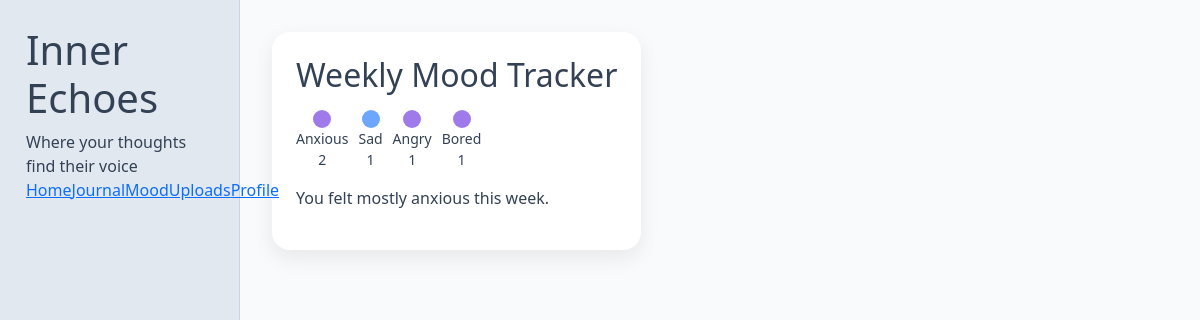
The page /mood (signed in) on the database as committed earlier.
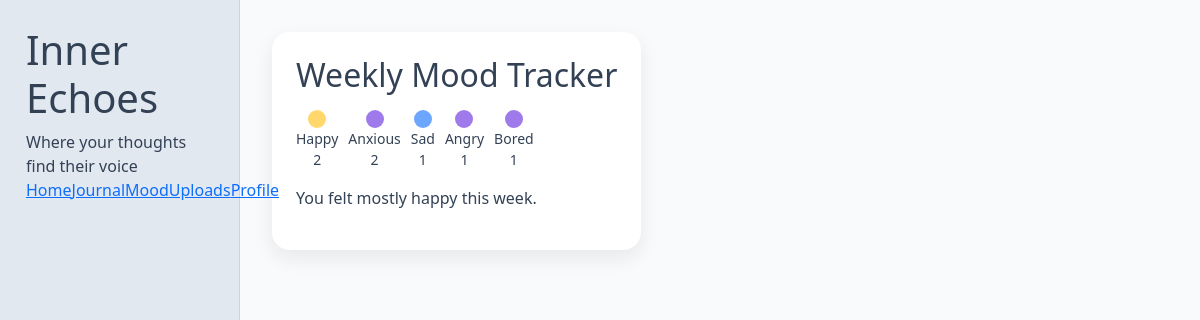
The same page on the database as committed later.
### tables this page shows
CREATE TABLE entries (
        id INTEGER PRIMARY KEY AUTOINCREMENT,
        username TEXT,
        title TEXT,
        content TEXT,
        mood TEXT,
        date TEXT,
        file TEXT, tags TEXT,
        FOREIGN KEY (username) REFERENCES users (username)
    );

### app.py (the view)
@app.route('/mood')
def mood():
    if not session.get('logged_in'):
        return redirect('/login')
    entries = get_user_entries(session.get('username'))
    mood_summary = Counter([e['mood'] for e in entries])
    top_mood = mood_summary.most_common(1)[0][0] if mood_summary else 'calm'
    return render_template('mood.html', mood_summary=mood_summary, top_mood=top_mood, current_mood=session.get('mood', 'happy'))

### app.py (called while the page is built)
def decrypt_text(encrypted_text):
    return cipher.decrypt(encrypted_text.encode()).decode()

def get_user_entries(username):
    conn = sqlite3.connect(DB_FILE)
    c = conn.cursor()
    c.execute('SELECT id, title, content, mood, date, file, tags FROM entries WHERE username = ? ORDER BY date DESC', (username,))
    rows = c.fetchall()
    conn.close()
    entries = []
    for row in rows:
        try:
            decrypted_content = decrypt_text(row[2])
        except Exception as e:
            print(f"Decryption failed for entry {row[0]}: {e}")
            decrypted_content = "[Content could not be decrypted - this entry may be corrupted]"
        entries.append({
            'id': row[0],
            'title': row[1],
            'content': decrypted_content,
            'mood': row[3],
            'date': row[4],
            'file': row[5],
            'tags': row[6] or ''
        })
    return entries

### templates/mood.html (shortened to what this page needs)
<!DOCTYPE html>
<html lang="en">
<head><meta charset="UTF-8"><meta name="viewport" content="width=device-width, initial-scale=1.0"><title>Feeling Tracker - Inner Echoes</title>
<link href="https://cdn.jsdelivr.net/npm/bootstrap@5.3.0/dist/css/bootstrap.min.css" rel="stylesheet">
<link href="https://cdn.jsdelivr.net/npm/bootstrap-icons@1.10.0/font/bootstrap-icons.css" rel="stylesheet">
</head>
<body>
<div class="app-shell">
  <aside class="app-sidebar"><h1>Inner Echoes</h1><div class="tagline">Where your thoughts find their voice</div><a href="/">Home</a><a href="/journal">Journal</a><a href="/mood" class="active">Mood</a><a href="/uploads">Uploads</a><a href="/profile">Profile</a></aside>
  <main class="app-content">
    <div class="section-card"><h2>Weekly Mood Tracker</h2><div class="mood-strip" style="margin:16px 0;">
      {% for m,count in mood_summary.items() %}
        <div style="display:flex;flex-direction:column;align-items:center;">
          <div class="mood-dot" style="background: {% if m == 'happy' %}#FFD76A{% elif m == 'sad' %}#6CA6FF{% else %}#9F7AEA{% endif %};"></div>
          <small>{{ m|title }}</small>
          <small>{{ count }}</small>
        </div>
      {% endfor %}
    </div>
    <p style="margin-top:16px;">You felt mostly {{ top_mood }} this week.</p></div>
  </main>
</div>
</body>
</html>

Rows that differ between the two databases and show on the page:
added entries: mood "Happy", count "2", mood "happy"
Other text that changed with them:
{{ top_mood }}: "anxious" → "happy"
